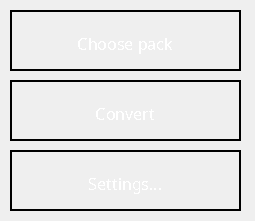
<?xml version="1.0" encoding="UTF-8"?>
<ui version="4.0">
 <class>MCPP</class>
 <widget class="QMainWindow" name="MCPP">
  <property name="geometry">
   <rect>
    <x>0</x>
    <y>0</y>
    <width>255</width>
    <height>221</height>
   </rect>
  </property>
  <property name="windowTitle">
   <string>MCPP</string>
  </property>
  <property name="windowIcon">
   <iconset resource="minecraft.qrc">
    <normaloff>:/icons/MCPP.ico</normaloff>:/icons/MCPP.ico</iconset>
  </property>
  <property name="styleSheet">
   <string notr="true">background-image: url(:/background/bg32.png);</string>
  </property>
  <widget class="QWidget" name="centralwidget">
   <widget class="QPushButton" name="SelectB">
    <property name="enabled">
     <bool>true</bool>
    </property>
    <property name="geometry">
     <rect>
      <x>10</x>
      <y>10</y>
      <width>231</width>
      <height>61</height>
     </rect>
    </property>
    <property name="font">
     <font>
      <family>Minecraft Rus</family>
      <pointsize>12</pointsize>
      <stylestrategy>NoAntialias</stylestrategy>
      <kerning>false</kerning>
     </font>
    </property>
    <property name="focusPolicy">
     <enum>Qt::NoFocus</enum>
    </property>
    <property name="autoFillBackground">
     <bool>false</bool>
    </property>
    <property name="styleSheet">
     <string notr="true">QPushButton{
    height: 61px;
    width: 231px;
    text-decoration: none;
    text-align: center;
    color: white;
	background: url(:/buttons/btn.png) no-repeat;
	line-height: 26px;
    border: 2px solid black;
	padding-top: 6px;}
QPushButton:Hover{
    border: 2px solid white;}
QPushButton:Focus{
   outline: none;
   border: none;}
</string>
    </property>
    <property name="text">
     <string>Choose pack</string>
    </property>
    <property name="icon">
     <iconset>
      <normaloff>.</normaloff>.</iconset>
    </property>
    <property name="iconSize">
     <size>
      <width>16</width>
      <height>16</height>
     </size>
    </property>
    <property name="default">
     <bool>false</bool>
    </property>
    <property name="flat">
     <bool>true</bool>
    </property>
   </widget>
   <widget class="QPushButton" name="ConvertB">
    <property name="geometry">
     <rect>
      <x>10</x>
      <y>80</y>
      <width>231</width>
      <height>61</height>
     </rect>
    </property>
    <property name="font">
     <font>
      <family>Minecraft Rus</family>
      <pointsize>12</pointsize>
      <stylestrategy>NoAntialias</stylestrategy>
      <kerning>false</kerning>
     </font>
    </property>
    <property name="focusPolicy">
     <enum>Qt::NoFocus</enum>
    </property>
    <property name="autoFillBackground">
     <bool>false</bool>
    </property>
    <property name="styleSheet">
     <string notr="true">QPushButton{
    height: 61px;
    width: 231px;
    text-decoration: none;
    text-align: center;
    color: white;
	background: url(:/buttons/btn.png) no-repeat;
	line-height: 26px;
    border: 2px solid black;
	padding-top: 6px;}
QPushButton:Hover{
    border: 2px solid white;}
QPushButton:Focus{
   outline: none;
   border: none;}

</string>
    </property>
    <property name="text">
     <string>Convert</string>
    </property>
    <property name="icon">
     <iconset theme=",">
      <normaloff>.</normaloff>.</iconset>
    </property>
    <property name="iconSize">
     <size>
      <width>16</width>
      <height>16</height>
     </size>
    </property>
    <property name="default">
     <bool>false</bool>
    </property>
    <property name="flat">
     <bool>true</bool>
    </property>
   </widget>
   <widget class="QPushButton" name="SettingsB">
    <property name="geometry">
     <rect>
      <x>10</x>
      <y>150</y>
      <width>231</width>
      <height>61</height>
     </rect>
    </property>
    <property name="font">
     <font>
      <family>Minecraft Rus</family>
      <pointsize>12</pointsize>
      <stylestrategy>NoAntialias</stylestrategy>
      <kerning>false</kerning>
     </font>
    </property>
    <property name="focusPolicy">
     <enum>Qt::NoFocus</enum>
    </property>
    <property name="autoFillBackground">
     <bool>false</bool>
    </property>
    <property name="styleSheet">
     <string notr="true">QPushButton{
    height: 61px;
    width: 231px;
    text-decoration: none;
    text-align: center;
    color: white;
	background: url(:/buttons/btn.png) no-repeat;
	line-height: 26px;
    border: 2px solid black;
	padding-top: 6px;}
QPushButton:Hover{
    border: 2px solid white;}
QPushButton:Focus{
   outline: none;
   border: none;}

</string>
    </property>
    <property name="text">
     <string>Settings...</string>
    </property>
    <property name="icon">
     <iconset theme=",">
      <normaloff>.</normaloff>.</iconset>
    </property>
    <property name="iconSize">
     <size>
      <width>16</width>
      <height>16</height>
     </size>
    </property>
    <property name="default">
     <bool>false</bool>
    </property>
    <property name="flat">
     <bool>true</bool>
    </property>
   </widget>
  </widget>
 </widget>
 <resources>
  <include location="minecraft.qrc"/>
 </resources>
 <connections/>
</ui>
